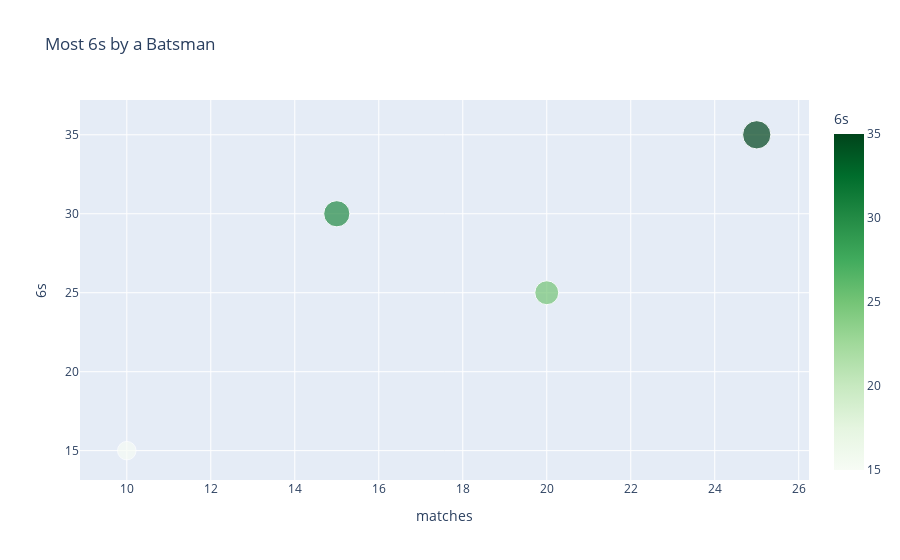

The notebook cell this image was saved under:
### Code cell
import pandas as pd
import plotly.express as px

# Example DataFrame (replace with your actual data)
final_df = pd.DataFrame({
    'matches': [15, 20, 10, 25],   # Example data for matches played
    '6s': [30, 25, 15, 35],        # Example data for number of 6s hit
    'player': ['Player A', 'Player B', 'Player C', 'Player D']
})

# Create a scatter plot
fig = px.scatter(final_df, x='matches', y='6s', color='6s',
                 size='6s', hover_name='player', title='Most 6s by a Batsman')

# Update color scale (optional)
fig.update_layout(coloraxis=dict(colorscale='greens'))

# Show the plot
fig.show()

### Figure 1 — Plotly figure (JSON) as saved in the notebook; plotly's stock layout.template omitted (floating-point values rounded to 4 significant figures)
{"data": [{"hovertemplate": "<b>%{hovertext}</b><br><br>matches=%{x}<br>6s=%{marker.color}<extra></extra>", "hovertext": ["Player A", "Player B", "Player C", "Player D"], "legendgroup": "", "marker": {"color": [30, 25, 15, 35], "coloraxis": "coloraxis", "size": [30, 25, 15, 35], "sizemode": "area", "sizeref": 0.0875, "symbol": "circle"}, "mode": "markers", "name": "", "orientation": "v", "showlegend": false, "type": "scatter", "x": [15, 20, 10, 25], "xaxis": "x", "y": [30, 25, 15, 35], "yaxis": "y"}], "layout": {"coloraxis": {"colorbar": {"title": {"text": "6s"}}, "colorscale": [[0, "rgb(247,252,245)"], [0.125, "rgb(229,245,224)"], [0.25, "rgb(199,233,192)"], [0.375, "rgb(161,217,155)"], [0.5, "rgb(116,196,118)"], [0.625, "rgb(65,171,93)"], [0.75, "rgb(35,139,69)"], [0.875, "rgb(0,109,44)"], [1, "rgb(0,68,27)"]]}, "legend": {"itemsizing": "constant", "tracegroupgap": 0}, "title": {"text": "Most 6s by a Batsman"}, "xaxis": {"anchor": "y", "domain": [0, 1], "title": {"text": "matches"}}, "yaxis": {"anchor": "x", "domain": [0, 1], "title": {"text": "6s"}}}}
